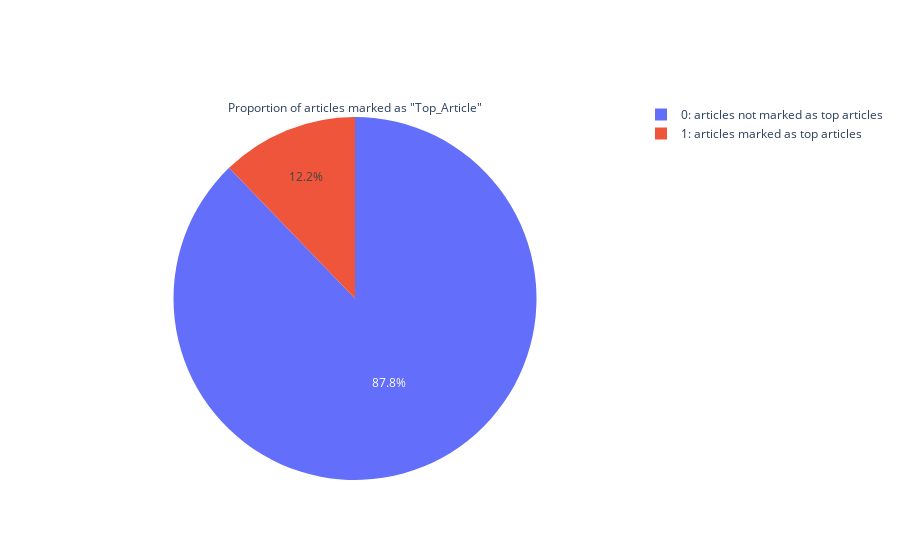

The notebook cell saved with this chart:
### Code cell
labels = ['0: articles not marked as top articles','1: articles marked as top articles']
values = [no_top_articles, top_articles]

fig = go.Figure(data=[go.Pie(labels=labels, values=values, title='Proportion of articles marked as "Top_Article"')])
fig.show()

### Figure 1 — Plotly figure (JSON) as saved in the notebook; plotly's stock layout.template omitted (floating-point values rounded to 4 significant figures)
{"data": [{"labels": ["0: articles not marked as top articles", "1: articles marked as top articles"], "title": {"text": "Proportion of articles marked as \"Top_Article\""}, "type": "pie", "values": [0.8779, 0.1221]}], "layout": {}}
